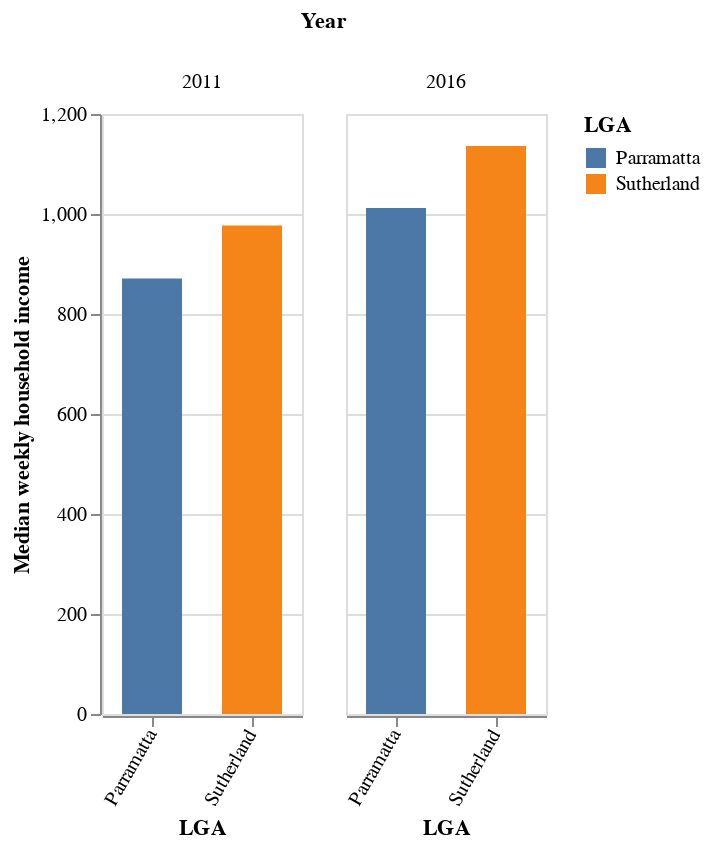

The notebook cell this image was saved under:
### Markdown cell above
**Display the grouped bar chart for median household incomes in Parramatta and Sutherland**

### Code cell
displayChart('Median weekly household income',household_income)

### Figure 1 — Vega-Lite specification as saved in the notebook (floating-point values rounded to 4 significant figures)
{"config": {"view": {"continuousWidth": 400, "continuousHeight": 300}}, "data": {"name": "data-26f9cb13d3c12b14f56244f31a9918d0"}, "mark": {"type": "bar", "size": 30}, "encoding": {"color": {"type": "nominal", "field": "LGA"}, "column": {"type": "nominal", "field": "Year"}, "x": {"type": "nominal", "axis": {"labelAngle": 300}, "field": "LGA"}, "y": {"type": "quantitative", "axis": {"title": "Median weekly household income"}, "field": "Count"}}, "width": {"step": 50}, "$schema": "https://vega.github.io/schema/vega-lite/v4.8.1.json", "datasets": {"data-26f9cb13d3c12b14f56244f31a9918d0": [{"LGA": "Parramatta", "Description": "Median equivalised total household income (weekly) ($)", "Year": "2011", "Count": 871.0}, {"LGA": "Parramatta", "Description": "Median equivalised total household income (weekly) ($)", "Year": "2016", "Count": 1012.0}, {"LGA": "Sutherland", "Description": "Median equivalised total household income (weekly) ($)", "Year": "2011", "Count": 977.0}, {"LGA": "Sutherland", "Description": "Median equivalised total household income (weekly) ($)", "Year": "2016", "Count": 1136.0}]}}
